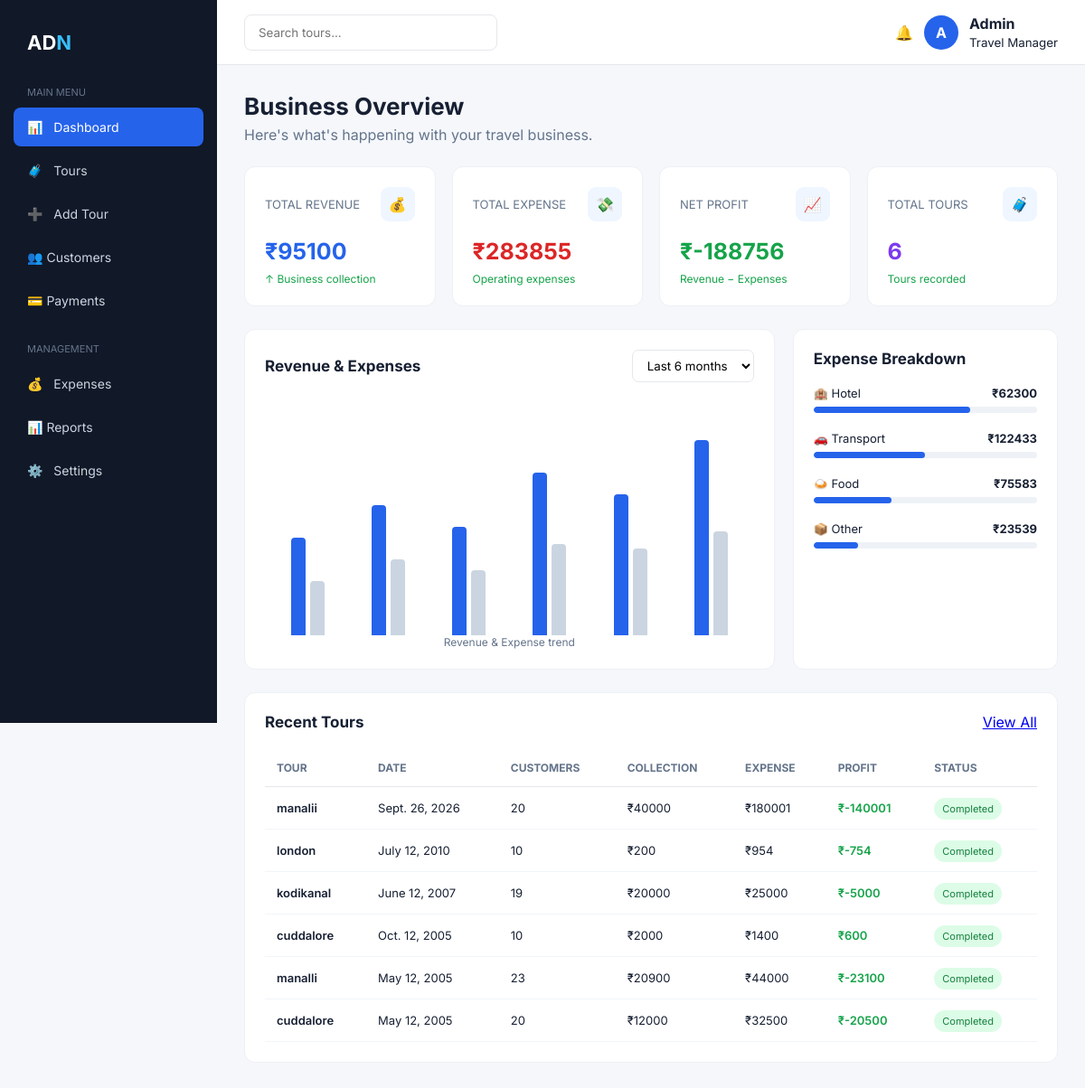
The page / on the database its author committed.
### finance/models.py (models this page shows, shortened)
class Tour(models.Model):
    tour_name = models.CharField(max_length=200)
    tour_date = models.DateField()
    customer_count = models.PositiveIntegerField(default=0)
    package_amount = models.DecimalField(
        max_digits=12,
        decimal_places=2,
        default=0
    )
    collection = models.DecimalField(
        max_digits=12,
        decimal_places=2,
        default=0
    )
    hotel_expense = models.DecimalField(
        max_digits=12,
        decimal_places=2,
        default=0
    )
    car_expense = models.DecimalField(
        max_digits=12,
        decimal_places=2,
        default=0
    )
    food_expense = models.DecimalField(
        max_digits=12,
        decimal_places=2,
        default=0
    )
    other_expense = models.DecimalField(
        max_digits=12,
        decimal_places=2,
        default=0
    )
    created_at = models.DateTimeField(auto_now_add=True)
    @property
    def total_expense(self):
        return (
            self.hotel_expense
            + self.car_expense
            + self.food_expense
            + self.other_expense
        )
    @property
    def profit(self):
        return self.collection - self.total_expense

### finance/views.py (the view)
def dashboard(request):
    tours = Tour.objects.all().order_by('-tour_date')
    total_collection = sum(
        tour.collection or 0
        for tour in tours
    )
    total_expense = sum(
        tour.total_expense or 0
        for tour in tours
    )
    total_profit = (
        total_collection - total_expense
    )
    total_tours = tours.count()
    hotel_expense = sum(
        tour.hotel_expense or 0
        for tour in tours
    )
    car_expense = sum(
        tour.car_expense or 0
        for tour in tours
    )
    food_expense = sum(
        tour.food_expense or 0
        for tour in tours
    )
    other_expense = sum(
        tour.other_expense or 0
        for tour in tours
    )
    context = {
        'tours': tours,
        'total_collection': total_collection,
        'total_expense': total_expense,
        'total_profit': total_profit,
        'total_tours': total_tours,
        'hotel_expense': hotel_expense,
        'car_expense': car_expense,
        'food_expense': food_expense,
        'other_expense': other_expense,
    }
    return render(
        request,
        'finance/dashboard.html',
        context
    )

### finance/templates/finance/dashboard.html (shortened to what this page needs)
<!DOCTYPE html>
<html lang="en">
<head>
</head>
<body>
    <aside class="sidebar">
        <div class="logo">
            AD<span>N</span>
        </div>
        <div class="nav-title">
            Main Menu
        </div>
        <a href="/" class="nav-item active">
            📊 &nbsp; Dashboard
        </a>
       <a href="/tours/" class="nav-item">
    🧳 &nbsp; Tours
</a>
      <a href="/add-tour/" class="nav-item">
    ➕ &nbsp; Add Tour
<a href="{% url 'customers' %}" class="nav-item">
    <span class="nav-icon">👥</span>
    <span>Customers</span>
</a>
<a href="{% url 'payments' %}" class="nav-item">
    💳 Payments
</a>
        <br>
        <div class="nav-title">
            Management
        </div>
        <a href="{% url 'expenses' %}" class="nav-item">
            💰 &nbsp; Expenses
        </a>
      <a href="/reports/" class="nav-item">
    <span class="sidebar-icon">📊</span>
    <span>Reports</span>
</a>
        <a href="{% url 'settings' %}" class="nav-item">
            ⚙️ &nbsp; Settings
        </a>
    </aside>
    <main class="main">
        <header class="topbar">
            <input
                type="text"
                class="search"
                placeholder="Search tours..."
            >
            <div class="profile">
                <span>🔔</span>
                <div class="avatar">
                    A
                </div>
                <div>
                    <strong>Admin</strong>
                    <br>
                    <small>Travel Manager</small>
                </div>
            </div>
        </header>
        <section class="content">
            <div class="welcome">
                <h1>Business Overview</h1>
                <p>
                    Here's what's happening with your travel business.
                </p>
            </div>
            <div class="cards">
                <div class="card">
                    <div class="card-top">
                        <span class="card-title">
                            TOTAL REVENUE
                        </span>
                        <div class="icon">
                            💰
                        </div>
                    </div>
                    <div class="amount blue">
                        ₹{{ total_collection|floatformat:0 }}
                    </div>
                    <div class="change">
                        ↑ Business collection
                    </div>
                </div>
                <div class="card">
                    <div class="card-top">
                        <span class="card-title">
                            TOTAL EXPENSE
                        </span>
                        <div class="icon">
                            💸
                        </div>
                    </div>
                    <div class="amount red">
                        ₹{{ total_expense|floatformat:0 }}
                    </div>
                    <div class="change">
                        Operating expenses
                    </div>
                </div>
                <div class="card">
                    <div class="card-top">
                        <span class="card-title">
                            NET PROFIT
                        </span>
                        <div class="icon">
                            📈
                        </div>
                    </div>
                    <div class="amount green">
                        ₹{{ total_profit|floatformat:0 }}
                    </div>
                    <div class="change">
                        Revenue − Expenses
                    </div>
                </div>
                <div class="card">
                    <div class="card-top">
                        <span class="card-title">
                            TOTAL TOURS
                        </span>
                        <div class="icon">
                            🧳
                        </div>
                    </div>
                    <div class="amount purple">
                        {{ total_tours }}
                    </div>
                    <div class="change">
                        Tours recorded
                    </div>
                </div>
            </div>
            <div class="grid">
                <div class="box">
                    <div class="box-header">
                        <h2>
                            Revenue & Expenses
                        </h2>
                        <select class="filter">
                            <option>Last 6 months</option>
                        </select>
                    </div>
                    <div class="chart">
                        <div class="bar-group">
                            <div class="bar revenue" style="height:45%"></div>
                            <div class="bar expense" style="height:25%"></div>
                        </div>
                        <div class="bar-group">
                            <div class="bar revenue" style="height:60%"></div>
                            <div class="bar expense" style="height:35%"></div>
                        </div>
                        <div class="bar-group">
                            <div class="bar revenue" style="height:50%"></div>
                            <div class="bar expense" style="height:30%"></div>
                        </div>
                        <div class="bar-group">
                            <div class="bar revenue" style="height:75%"></div>
                            <div class="bar expense" style="height:42%"></div>
                        </div>
                        <div class="bar-group">
                            <div class="bar revenue" style="height:65%"></div>
                            <div class="bar expense" style="height:40%"></div>
                        </div>
                        <div class="bar-group">
                            <div class="bar revenue" style="height:90%"></div>
                            <div class="bar expense" style="height:48%"></div>
                        </div>
                    </div>
                    <div style="text-align:center;color:#64748b;font-size:12px;">
                        Revenue & Expense trend
                    </div>
                </div>
                <div class="box">
                    <div class="box-header">
                        <h2>
                            Expense Breakdown
                        </h2>
                    </div>
                    <div class="expense-item">
                        <div class="expense-info">
                            <span>🏨 Hotel</span>
                            <strong>
                                ₹{{ hotel_expense|floatformat:0 }}
                            </strong>
                        </div>
                        <div class="progress">
                            <span style="width:70%"></span>
                        </div>
                    </div>
                    <div class="expense-item">
                        <div class="expense-info">
                            <span>🚗 Transport</span>
                            <strong>
                                ₹{{ car_expense|floatformat:0 }}
                            </strong>
                        </div>
                        <div class="progress">
                            <span style="width:50%"></span>
                        </div>
                    </div>
                    <div class="expense-item">
                        <div class="expense-info">
                            <span>🍛 Food</span>
                            <strong>
                                ₹{{ food_expense|floatformat:0 }}
                            </strong>
                        </div>
                        <div class="progress">
                            <span style="width:35%"></span>
                        </div>
                    </div>
                    <div class="expense-item">
                        <div class="expense-info">
                            <span>📦 Other</span>
                            <strong>
                                ₹{{ other_expense|floatformat:0 }}
                            </strong>
                        </div>
                        <div class="progress">
                            <span style="width:20%"></span>
                        </div>
                    </div>
                </div>
            </div>
            <div class="table-box">
                <div class="box-header">
                    <h2>
                        Recent Tours
                    </h2>
                    <a href="{% url 'tour_list' %}">View All</a>
                </div>
                <table>
                    <thead>
                        <tr>
                            <th>TOUR</th>
                            <th>DATE</th>
                            <th>CUSTOMERS</th>
                            <th>COLLECTION</th>
                            <th>EXPENSE</th>
                            <th>PROFIT</th>
                            <th>STATUS</th>
                        </tr>
                    </thead>
                    <tbody>
                        {% for tour in tours %}
                        <tr>
                            <td class="tour-name">
                                {{ tour.tour_name }}
                            </td>
                            <td>
                                {{ tour.tour_date }}
                            </td>
                            <td>
                                {{ tour.customer_count }}
                            </td>
                            <td>
                                ₹{{ tour.collection|floatformat:0 }}
                            </td>
                            <td>
                                ₹{{ tour.total_expense|floatformat:0 }}
                            </td>
                            <td class="profit">
                                ₹{{ tour.profit|floatformat:0 }}
                            </td>
                            <td>
                                <span class="badge">
                                    Completed
                                </span>
                            </td>
                        </tr>
                        {% empty %}
                        <tr>
                            <td colspan="7">
                                No tours recorded yet.
                            </td>
                        </tr>
                        {% endfor %}
                    </tbody>
                </table>
            </div>
        </section>
    </main>
</body>
</html>

### rows shown on the page
Tour: tour_name "manalii", tour_date "Sept. 26, 2026", customer_count "20", collection "40000", total_expense "180001", profit "-140001"
Tour: tour_name "london", tour_date "July 12, 2010", customer_count "10", collection "200", total_expense "954", profit "-754"
Tour: tour_name "kodikanal", tour_date "June 12, 2007", customer_count "19", collection "20000", total_expense "25000", profit "-5000"
Tour: tour_name "cuddalore", tour_date "Oct. 12, 2005", customer_count "10", collection "2000", total_expense "1400", profit "600"
Tour: tour_name "manalli", tour_date "May 12, 2005", customer_count "23", collection "20900", total_expense "44000", profit "-23100"
Tour: tour_name "cuddalore", tour_date "May 12, 2005", customer_count "20", collection "12000", total_expense "32500", profit "-20500"

### other values the page prints
{{ total_collection|floatformat:0 }} "95100"
{{ total_expense|floatformat:0 }} "283855"
{{ total_profit|floatformat:0 }} "-188756"
{{ total_tours }} "6"
{{ hotel_expense|floatformat:0 }} "62300"
{{ car_expense|floatformat:0 }} "122433"
{{ food_expense|floatformat:0 }} "75583"
{{ other_expense|floatformat:0 }} "23539"
